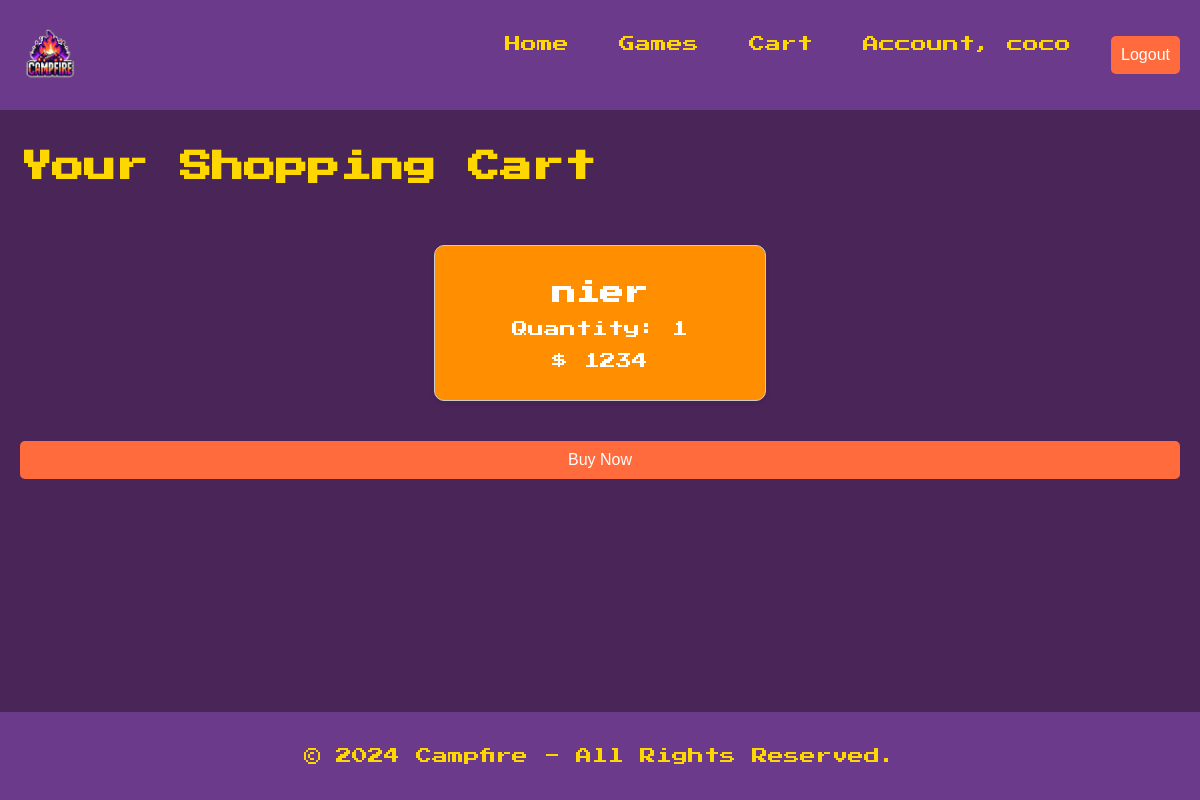
The app's page /cart/ (signed in), older data.
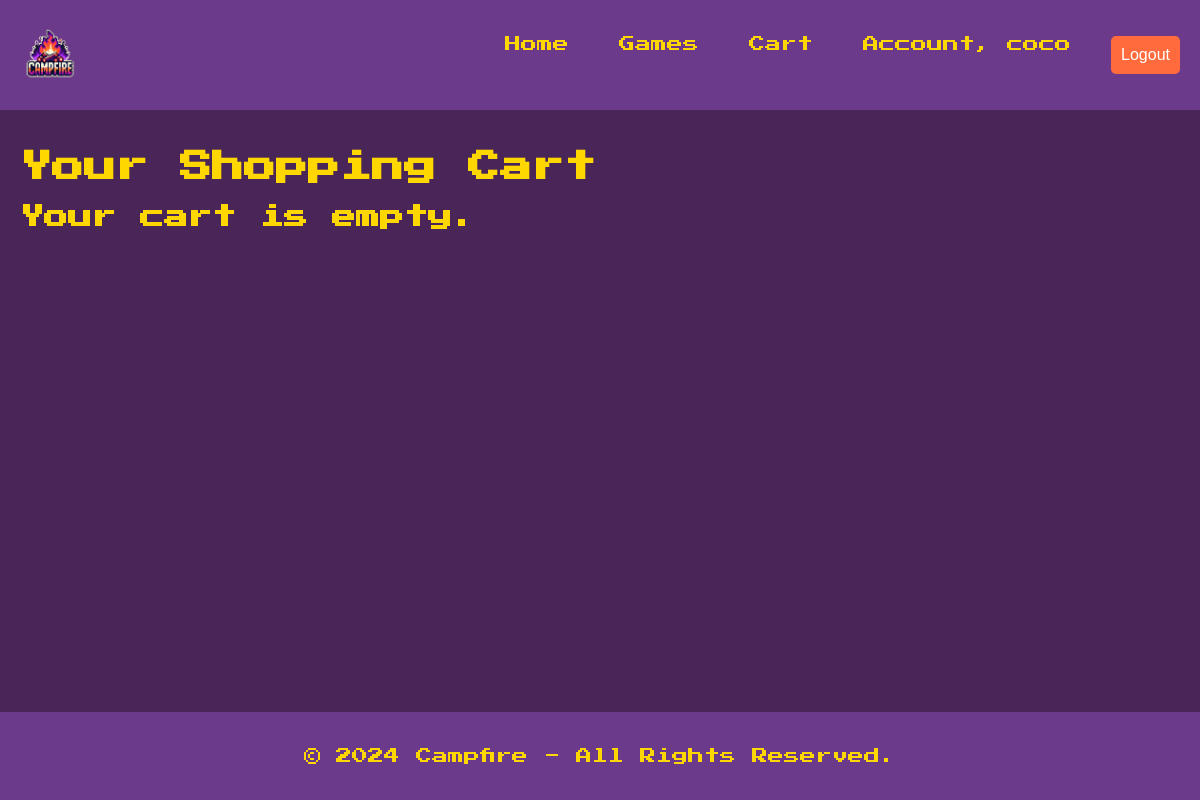
The same page, newer data.
### shop/models.py (models this page shows, shortened)
class CartItem(models.Model):
    shopping_cart = models.ForeignKey(
        ShoppingCart, on_delete=models.CASCADE, related_name='cart_items')
    game = models.ForeignKey(
        Game, on_delete=models.CASCADE, related_name='cart_items')
    quantity = models.PositiveIntegerField(default=1)

class Game(models.Model):
    title = models.CharField(max_length=255)
    author = models.CharField(max_length=255)
    price = models.IntegerField()
    description = models.TextField()

### shop/views.py (the view, shortened to what this page needs)
# urls.py: path('cart/', Cart.as_view(), name='cart'),
class Cart(LoginRequiredMixin, View):
    template_name = "cart.html"
    def get(self, request):
        shopping_cart, created = ShoppingCart.objects.get_or_create(
            user=request.user)
        cart_items = shopping_cart.cart_items.all()
        return render(request, self.template_name, {'cart_items': cart_items})

### shop/templates/cart.html (shortened to what this page needs)
{% extends 'base.html' %}
{% block content %}
<h1>Your Shopping Cart</h1>
{% if cart_items %}
<form action="{% url 'cart' %}" method="post">
  <div class="games-container">
    <div class="games-grid">
      {% for item in cart_items %}
      <div class="game-card">
        <div class="game-info">
          <h2>{{ item.game.title }}</h2>
          <p>Quantity: {{ item.quantity }}</p>
          <p>$ {{ item.game.price }}</p>
        </div>
      </div>
      {% endfor %}
    </div>
  </div>
  <button type="submit" class="btn buy-btn">Buy Now</button>
</form>
{% else %}
<h2>Your cart is empty.</h2>
{% endif %}
{% endblock %}

Row changes from the older to the newer data that the page shows:
removed CartItem: game "nier", quantity "1", game.price "1234"
Text that changed along with them:
text no longer shown: "Buy Now"
text now shown: "Your cart is empty."
